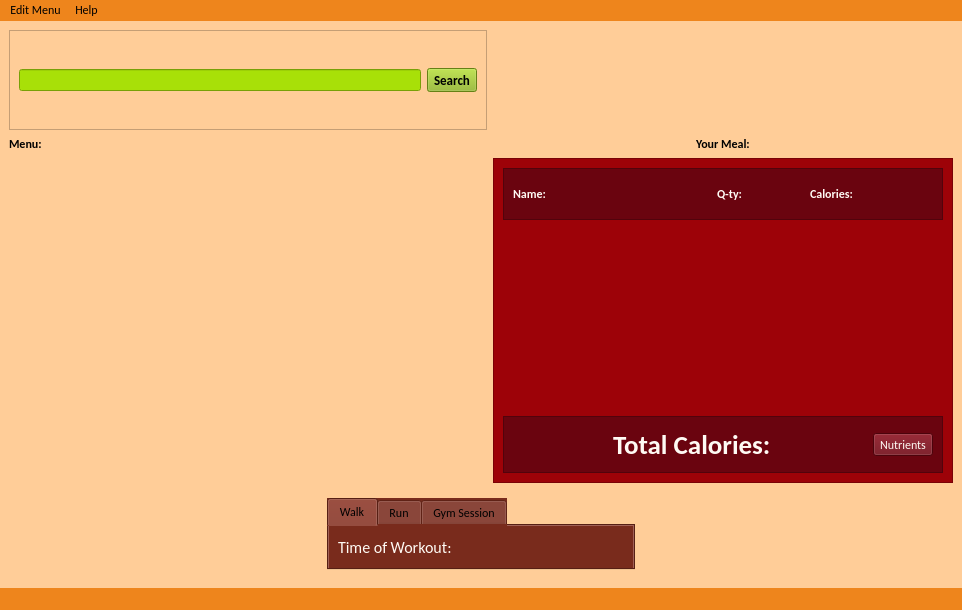
<?xml version="1.0" encoding="UTF-8"?>
<ui version="4.0">
 <class>MainWindow</class>
 <widget class="QMainWindow" name="MainWindow">
  <property name="geometry">
   <rect>
    <x>0</x>
    <y>0</y>
    <width>962</width>
    <height>610</height>
   </rect>
  </property>
  <property name="windowTitle">
   <string>NoShame</string>
  </property>
  <property name="styleSheet">
   <string notr="true">background-color: rgb(255, 205, 152);</string>
  </property>
  <widget class="QWidget" name="centralwidget">
   <layout class="QVBoxLayout" name="verticalLayout">
    <item>
     <layout class="QHBoxLayout" name="horizontalLayout_2">
      <item>
       <layout class="QGridLayout" name="Grid" columnstretch="10000,0,0">
        <item row="1" column="0">
         <widget class="QFrame" name="frame">
          <property name="frameShape">
           <enum>QFrame::StyledPanel</enum>
          </property>
          <property name="frameShadow">
           <enum>QFrame::Raised</enum>
          </property>
          <layout class="QHBoxLayout" name="horizontalLayout">
           <item>
            <widget class="QLineEdit" name="SearchBar">
             <property name="toolTip">
              <string>Search for an Item</string>
             </property>
             <property name="styleSheet">
              <string notr="true">background-color: rgb(168, 224, 8);</string>
             </property>
            </widget>
           </item>
           <item>
            <widget class="QToolButton" name="SearchButton">
             <property name="font">
              <font>
               <family>Calibri</family>
               <pointsize>10</pointsize>
               <weight>75</weight>
               <bold>true</bold>
              </font>
             </property>
             <property name="cursor">
              <cursorShape>PointingHandCursor</cursorShape>
             </property>
             <property name="styleSheet">
              <string notr="true">background-color: rgb(168, 224, 8);
background-color: rgb(141, 181, 29);</string>
             </property>
             <property name="text">
              <string>Search</string>
             </property>
            </widget>
           </item>
          </layout>
         </widget>
        </item>
        <item row="4" column="0" alignment="Qt::AlignLeft">
         <widget class="QLabel" name="MenuLabel">
          <property name="font">
           <font>
            <family>Calibri</family>
            <pointsize>9</pointsize>
            <weight>75</weight>
            <bold>true</bold>
           </font>
          </property>
          <property name="text">
           <string>Menu:</string>
          </property>
         </widget>
        </item>
        <item row="4" column="2" alignment="Qt::AlignHCenter">
         <widget class="QLabel" name="MealLabel">
          <property name="font">
           <font>
            <family>Calibri</family>
            <pointsize>9</pointsize>
            <weight>75</weight>
            <bold>true</bold>
           </font>
          </property>
          <property name="text">
           <string>Your Meal:</string>
          </property>
         </widget>
        </item>
        <item row="1" column="2" alignment="Qt::AlignRight">
         <widget class="QWidget" name="LogoZone" native="true">
          <property name="sizePolicy">
           <sizepolicy hsizetype="Fixed" vsizetype="Fixed">
            <horstretch>0</horstretch>
            <verstretch>0</verstretch>
           </sizepolicy>
          </property>
          <property name="minimumSize">
           <size>
            <width>100</width>
            <height>100</height>
           </size>
          </property>
          <property name="baseSize">
           <size>
            <width>0</width>
            <height>0</height>
           </size>
          </property>
         </widget>
        </item>
        <item row="5" column="2" alignment="Qt::AlignRight">
         <widget class="QFrame" name="Meal">
          <property name="sizePolicy">
           <sizepolicy hsizetype="Fixed" vsizetype="Preferred">
            <horstretch>0</horstretch>
            <verstretch>0</verstretch>
           </sizepolicy>
          </property>
          <property name="minimumSize">
           <size>
            <width>460</width>
            <height>0</height>
           </size>
          </property>
          <property name="maximumSize">
           <size>
            <width>16777215</width>
            <height>800</height>
           </size>
          </property>
          <property name="styleSheet">
           <string notr="true">background-color: rgb(157, 2, 8);</string>
          </property>
          <property name="frameShape">
           <enum>QFrame::StyledPanel</enum>
          </property>
          <property name="frameShadow">
           <enum>QFrame::Raised</enum>
          </property>
          <layout class="QGridLayout" name="gridLayout_3">
           <item row="0" column="0">
            <layout class="QVBoxLayout" name="MealLayout">
             <item alignment="Qt::AlignTop">
              <widget class="QFrame" name="TopFrame">
               <property name="minimumSize">
                <size>
                 <width>0</width>
                 <height>52</height>
                </size>
               </property>
               <property name="font">
                <font>
                 <pointsize>9</pointsize>
                </font>
               </property>
               <property name="styleSheet">
                <string notr="true">background-color: rgb(106, 4, 15);</string>
               </property>
               <property name="frameShape">
                <enum>QFrame::StyledPanel</enum>
               </property>
               <property name="frameShadow">
                <enum>QFrame::Raised</enum>
               </property>
               <layout class="QHBoxLayout" name="horizontalLayout_3">
                <item>
                 <widget class="QLabel" name="ProductName">
                  <property name="minimumSize">
                   <size>
                    <width>30</width>
                    <height>0</height>
                   </size>
                  </property>
                  <property name="font">
                   <font>
                    <family>Calibri</family>
                    <pointsize>9</pointsize>
                    <weight>75</weight>
                    <bold>true</bold>
                   </font>
                  </property>
                  <property name="styleSheet">
                   <string notr="true">color: rgb(255, 250, 244);</string>
                  </property>
                  <property name="text">
                   <string>Name:</string>
                  </property>
                 </widget>
                </item>
                <item>
                 <spacer name="horizontalSpacer_5">
                  <property name="orientation">
                   <enum>Qt::Horizontal</enum>
                  </property>
                  <property name="sizeType">
                   <enum>QSizePolicy::Fixed</enum>
                  </property>
                  <property name="sizeHint" stdset="0">
                   <size>
                    <width>150</width>
                    <height>20</height>
                   </size>
                  </property>
                 </spacer>
                </item>
                <item>
                 <widget class="QLabel" name="ProductQty">
                  <property name="minimumSize">
                   <size>
                    <width>30</width>
                    <height>0</height>
                   </size>
                  </property>
                  <property name="font">
                   <font>
                    <family>Calibri</family>
                    <pointsize>9</pointsize>
                    <weight>75</weight>
                    <bold>true</bold>
                   </font>
                  </property>
                  <property name="styleSheet">
                   <string notr="true">color: rgb(255, 250, 244);</string>
                  </property>
                  <property name="text">
                   <string>Q-ty:</string>
                  </property>
                 </widget>
                </item>
                <item>
                 <spacer name="horizontalSpacer_6">
                  <property name="orientation">
                   <enum>Qt::Horizontal</enum>
                  </property>
                  <property name="sizeType">
                   <enum>QSizePolicy::Fixed</enum>
                  </property>
                  <property name="sizeHint" stdset="0">
                   <size>
                    <width>40</width>
                    <height>20</height>
                   </size>
                  </property>
                 </spacer>
                </item>
                <item>
                 <widget class="QLabel" name="ProductCalories">
                  <property name="minimumSize">
                   <size>
                    <width>40</width>
                    <height>0</height>
                   </size>
                  </property>
                  <property name="font">
                   <font>
                    <family>Calibri</family>
                    <pointsize>9</pointsize>
                    <weight>75</weight>
                    <bold>true</bold>
                   </font>
                  </property>
                  <property name="styleSheet">
                   <string notr="true">color: rgb(255, 250, 244);</string>
                  </property>
                  <property name="text">
                   <string>Calories:</string>
                  </property>
                 </widget>
                </item>
                <item>
                 <spacer name="horizontalSpacer_7">
                  <property name="orientation">
                   <enum>Qt::Horizontal</enum>
                  </property>
                  <property name="sizeType">
                   <enum>QSizePolicy::Fixed</enum>
                  </property>
                  <property name="sizeHint" stdset="0">
                   <size>
                    <width>75</width>
                    <height>20</height>
                   </size>
                  </property>
                 </spacer>
                </item>
               </layout>
              </widget>
             </item>
             <item>
              <spacer name="KeepToTop">
               <property name="orientation">
                <enum>Qt::Vertical</enum>
               </property>
               <property name="sizeType">
                <enum>QSizePolicy::MinimumExpanding</enum>
               </property>
               <property name="sizeHint" stdset="0">
                <size>
                 <width>20</width>
                 <height>0</height>
                </size>
               </property>
              </spacer>
             </item>
             <item alignment="Qt::AlignBottom">
              <widget class="QFrame" name="Total">
               <property name="minimumSize">
                <size>
                 <width>0</width>
                 <height>57</height>
                </size>
               </property>
               <property name="styleSheet">
                <string notr="true">background-color: rgb(106, 4, 15);</string>
               </property>
               <property name="frameShape">
                <enum>QFrame::StyledPanel</enum>
               </property>
               <property name="frameShadow">
                <enum>QFrame::Raised</enum>
               </property>
               <layout class="QHBoxLayout" name="horizontalLayout_7">
                <item>
                 <spacer name="horizontalSpacer_3">
                  <property name="orientation">
                   <enum>Qt::Horizontal</enum>
                  </property>
                  <property name="sizeType">
                   <enum>QSizePolicy::Minimum</enum>
                  </property>
                  <property name="sizeHint" stdset="0">
                   <size>
                    <width>100</width>
                    <height>0</height>
                   </size>
                  </property>
                 </spacer>
                </item>
                <item>
                 <widget class="QLabel" name="TotC">
                  <property name="font">
                   <font>
                    <family>Calibri</family>
                    <pointsize>20</pointsize>
                    <weight>75</weight>
                    <bold>true</bold>
                   </font>
                  </property>
                  <property name="styleSheet">
                   <string notr="true">color: rgb(255, 250, 244);</string>
                  </property>
                  <property name="text">
                   <string>Total Calories: </string>
                  </property>
                 </widget>
                </item>
                <item>
                 <widget class="QLabel" name="TotalCalories">
                  <property name="font">
                   <font>
                    <family>Calibri</family>
                    <pointsize>20</pointsize>
                    <weight>75</weight>
                    <bold>true</bold>
                   </font>
                  </property>
                  <property name="styleSheet">
                   <string notr="true">color: rgb(255, 250, 244);</string>
                  </property>
                  <property name="text">
                   <string/>
                  </property>
                 </widget>
                </item>
                <item>
                 <widget class="QToolButton" name="toolButton">
                  <property name="font">
                   <font>
                    <family>Calibri</family>
                   </font>
                  </property>
                  <property name="toolTip">
                   <string>View nutrient sum of all items in meal</string>
                  </property>
                  <property name="styleSheet">
                   <string notr="true">color: rgb(255, 250, 244);</string>
                  </property>
                  <property name="text">
                   <string>Nutrients</string>
                  </property>
                 </widget>
                </item>
               </layout>
              </widget>
             </item>
            </layout>
           </item>
          </layout>
         </widget>
        </item>
       </layout>
      </item>
     </layout>
    </item>
    <item>
     <widget class="QWidget" name="widget" native="true">
      <property name="maximumSize">
       <size>
        <width>16777215</width>
        <height>90</height>
       </size>
      </property>
      <layout class="QHBoxLayout" name="horizontalLayout_8">
       <item>
        <spacer name="horizontalSpacer">
         <property name="orientation">
          <enum>Qt::Horizontal</enum>
         </property>
         <property name="sizeHint" stdset="0">
          <size>
           <width>40</width>
           <height>20</height>
          </size>
         </property>
        </spacer>
       </item>
       <item>
        <widget class="QTabWidget" name="tabWidget">
         <property name="maximumSize">
          <size>
           <width>16777215</width>
           <height>100</height>
          </size>
         </property>
         <property name="palette">
          <palette>
           <active>
            <colorrole role="Button">
             <brush brushstyle="SolidPattern">
              <color alpha="255">
               <red>121</red>
               <green>43</green>
               <blue>28</blue>
              </color>
             </brush>
            </colorrole>
            <colorrole role="Base">
             <brush brushstyle="SolidPattern">
              <color alpha="255">
               <red>121</red>
               <green>43</green>
               <blue>28</blue>
              </color>
             </brush>
            </colorrole>
            <colorrole role="Window">
             <brush brushstyle="SolidPattern">
              <color alpha="255">
               <red>121</red>
               <green>43</green>
               <blue>28</blue>
              </color>
             </brush>
            </colorrole>
           </active>
           <inactive>
            <colorrole role="Button">
             <brush brushstyle="SolidPattern">
              <color alpha="255">
               <red>121</red>
               <green>43</green>
               <blue>28</blue>
              </color>
             </brush>
            </colorrole>
            <colorrole role="Base">
             <brush brushstyle="SolidPattern">
              <color alpha="255">
               <red>121</red>
               <green>43</green>
               <blue>28</blue>
              </color>
             </brush>
            </colorrole>
            <colorrole role="Window">
             <brush brushstyle="SolidPattern">
              <color alpha="255">
               <red>121</red>
               <green>43</green>
               <blue>28</blue>
              </color>
             </brush>
            </colorrole>
           </inactive>
           <disabled>
            <colorrole role="Button">
             <brush brushstyle="SolidPattern">
              <color alpha="255">
               <red>121</red>
               <green>43</green>
               <blue>28</blue>
              </color>
             </brush>
            </colorrole>
            <colorrole role="Base">
             <brush brushstyle="SolidPattern">
              <color alpha="255">
               <red>121</red>
               <green>43</green>
               <blue>28</blue>
              </color>
             </brush>
            </colorrole>
            <colorrole role="Window">
             <brush brushstyle="SolidPattern">
              <color alpha="255">
               <red>121</red>
               <green>43</green>
               <blue>28</blue>
              </color>
             </brush>
            </colorrole>
           </disabled>
          </palette>
         </property>
         <property name="font">
          <font>
           <family>Calibri</family>
           <pointsize>9</pointsize>
          </font>
         </property>
         <property name="cursor">
          <cursorShape>ArrowCursor</cursorShape>
         </property>
         <property name="styleSheet">
          <string notr="true">background-color: rgb(121, 43, 28);</string>
         </property>
         <property name="tabPosition">
          <enum>QTabWidget::North</enum>
         </property>
         <property name="tabShape">
          <enum>QTabWidget::Rounded</enum>
         </property>
         <property name="currentIndex">
          <number>0</number>
         </property>
         <property name="elideMode">
          <enum>Qt::ElideNone</enum>
         </property>
         <property name="movable">
          <bool>false</bool>
         </property>
         <widget class="QWidget" name="Walk">
          <property name="font">
           <font>
            <family>Calibri</family>
           </font>
          </property>
          <property name="cursor">
           <cursorShape>ArrowCursor</cursorShape>
          </property>
          <attribute name="title">
           <string>Walk</string>
          </attribute>
          <layout class="QHBoxLayout" name="horizontalLayout_4">
           <item>
            <widget class="QLabel" name="Time1">
             <property name="sizePolicy">
              <sizepolicy hsizetype="Preferred" vsizetype="Preferred">
               <horstretch>0</horstretch>
               <verstretch>0</verstretch>
              </sizepolicy>
             </property>
             <property name="font">
              <font>
               <family>Calibri</family>
               <pointsize>12</pointsize>
              </font>
             </property>
             <property name="styleSheet">
              <string notr="true">color: rgb(255, 250, 244);</string>
             </property>
             <property name="text">
              <string>Time of Workout: </string>
             </property>
            </widget>
           </item>
           <item>
            <widget class="QLabel" name="Answer1">
             <property name="font">
              <font>
               <family>Calibri</family>
               <pointsize>12</pointsize>
              </font>
             </property>
             <property name="styleSheet">
              <string notr="true">color: rgb(255, 250, 244);</string>
             </property>
             <property name="text">
              <string/>
             </property>
            </widget>
           </item>
          </layout>
         </widget>
         <widget class="QWidget" name="Run">
          <property name="cursor">
           <cursorShape>ArrowCursor</cursorShape>
          </property>
          <attribute name="title">
           <string>Run</string>
          </attribute>
          <layout class="QHBoxLayout" name="horizontalLayout_6">
           <item>
            <widget class="QLabel" name="Time2">
             <property name="font">
              <font>
               <family>Calibri</family>
               <pointsize>12</pointsize>
              </font>
             </property>
             <property name="styleSheet">
              <string notr="true">color: rgb(255, 250, 244);</string>
             </property>
             <property name="text">
              <string>Time of Workout: </string>
             </property>
            </widget>
           </item>
           <item>
            <widget class="QLabel" name="Answer2">
             <property name="font">
              <font>
               <family>Calibri</family>
               <pointsize>12</pointsize>
              </font>
             </property>
             <property name="styleSheet">
              <string notr="true">color: rgb(255, 250, 244);</string>
             </property>
             <property name="text">
              <string/>
             </property>
            </widget>
           </item>
          </layout>
         </widget>
         <widget class="QWidget" name="Workout">
          <property name="cursor">
           <cursorShape>ArrowCursor</cursorShape>
          </property>
          <attribute name="title">
           <string>Gym Session</string>
          </attribute>
          <layout class="QHBoxLayout" name="horizontalLayout_5">
           <item>
            <widget class="QLabel" name="Time3">
             <property name="font">
              <font>
               <family>Calibri</family>
               <pointsize>12</pointsize>
              </font>
             </property>
             <property name="styleSheet">
              <string notr="true">color: rgb(255, 250, 244);</string>
             </property>
             <property name="text">
              <string>Time of Workout: </string>
             </property>
            </widget>
           </item>
           <item>
            <widget class="QLabel" name="Answer3">
             <property name="font">
              <font>
               <family>Calibri</family>
               <pointsize>12</pointsize>
              </font>
             </property>
             <property name="styleSheet">
              <string notr="true">color: rgb(255, 250, 244);</string>
             </property>
             <property name="text">
              <string/>
             </property>
            </widget>
           </item>
          </layout>
         </widget>
        </widget>
       </item>
       <item>
        <spacer name="horizontalSpacer_2">
         <property name="orientation">
          <enum>Qt::Horizontal</enum>
         </property>
         <property name="sizeHint" stdset="0">
          <size>
           <width>40</width>
           <height>20</height>
          </size>
         </property>
        </spacer>
       </item>
      </layout>
     </widget>
    </item>
   </layout>
  </widget>
  <widget class="QMenuBar" name="menuBar">
   <property name="geometry">
    <rect>
     <x>0</x>
     <y>0</y>
     <width>962</width>
     <height>19</height>
    </rect>
   </property>
   <property name="palette">
    <palette>
     <active>
      <colorrole role="Button">
       <brush brushstyle="SolidPattern">
        <color alpha="255">
         <red>238</red>
         <green>133</green>
         <blue>28</blue>
        </color>
       </brush>
      </colorrole>
      <colorrole role="Base">
       <brush brushstyle="SolidPattern">
        <color alpha="255">
         <red>238</red>
         <green>133</green>
         <blue>28</blue>
        </color>
       </brush>
      </colorrole>
      <colorrole role="Window">
       <brush brushstyle="SolidPattern">
        <color alpha="255">
         <red>238</red>
         <green>133</green>
         <blue>28</blue>
        </color>
       </brush>
      </colorrole>
     </active>
     <inactive>
      <colorrole role="Button">
       <brush brushstyle="SolidPattern">
        <color alpha="255">
         <red>238</red>
         <green>133</green>
         <blue>28</blue>
        </color>
       </brush>
      </colorrole>
      <colorrole role="Base">
       <brush brushstyle="SolidPattern">
        <color alpha="255">
         <red>238</red>
         <green>133</green>
         <blue>28</blue>
        </color>
       </brush>
      </colorrole>
      <colorrole role="Window">
       <brush brushstyle="SolidPattern">
        <color alpha="255">
         <red>238</red>
         <green>133</green>
         <blue>28</blue>
        </color>
       </brush>
      </colorrole>
     </inactive>
     <disabled>
      <colorrole role="Button">
       <brush brushstyle="SolidPattern">
        <color alpha="255">
         <red>238</red>
         <green>133</green>
         <blue>28</blue>
        </color>
       </brush>
      </colorrole>
      <colorrole role="Base">
       <brush brushstyle="SolidPattern">
        <color alpha="255">
         <red>238</red>
         <green>133</green>
         <blue>28</blue>
        </color>
       </brush>
      </colorrole>
      <colorrole role="Window">
       <brush brushstyle="SolidPattern">
        <color alpha="255">
         <red>238</red>
         <green>133</green>
         <blue>28</blue>
        </color>
       </brush>
      </colorrole>
     </disabled>
    </palette>
   </property>
   <property name="font">
    <font>
     <family>Calibri</family>
    </font>
   </property>
   <property name="styleSheet">
    <string notr="true">background-color: rgb(238, 133, 28);</string>
   </property>
   <widget class="QMenu" name="menuHelp">
    <property name="font">
     <font>
      <family>Calibri</family>
     </font>
    </property>
    <property name="title">
     <string>Help</string>
    </property>
    <addaction name="actionAbout"/>
   </widget>
   <widget class="QMenu" name="menuElse">
    <property name="title">
     <string>Edit Menu</string>
    </property>
    <addaction name="actionChange_Sorting"/>
    <addaction name="actionUndo_all_changes"/>
    <addaction name="separator"/>
    <addaction name="actionLoad_another_menu"/>
   </widget>
   <addaction name="menuElse"/>
   <addaction name="menuHelp"/>
  </widget>
  <widget class="QStatusBar" name="BarForDesign">
   <property name="styleSheet">
    <string notr="true">background-color: rgb(238, 133, 28);</string>
   </property>
  </widget>
  <action name="actionAbout">
   <property name="text">
    <string>About</string>
   </property>
   <property name="font">
    <font>
     <family>Calibri</family>
    </font>
   </property>
  </action>
  <action name="actionLoad_another_menu">
   <property name="text">
    <string>Load new menu</string>
   </property>
   <property name="font">
    <font>
     <family>Calibri</family>
    </font>
   </property>
  </action>
  <action name="actionChange_Sorting">
   <property name="text">
    <string>Disable Sorting</string>
   </property>
   <property name="font">
    <font>
     <family>Calibri</family>
    </font>
   </property>
  </action>
  <action name="actionUndo_all_changes">
   <property name="text">
    <string>Undo all changes</string>
   </property>
   <property name="font">
    <font>
     <family>Calibri</family>
    </font>
   </property>
  </action>
 </widget>
 <resources/>
 <connections/>
</ui>
